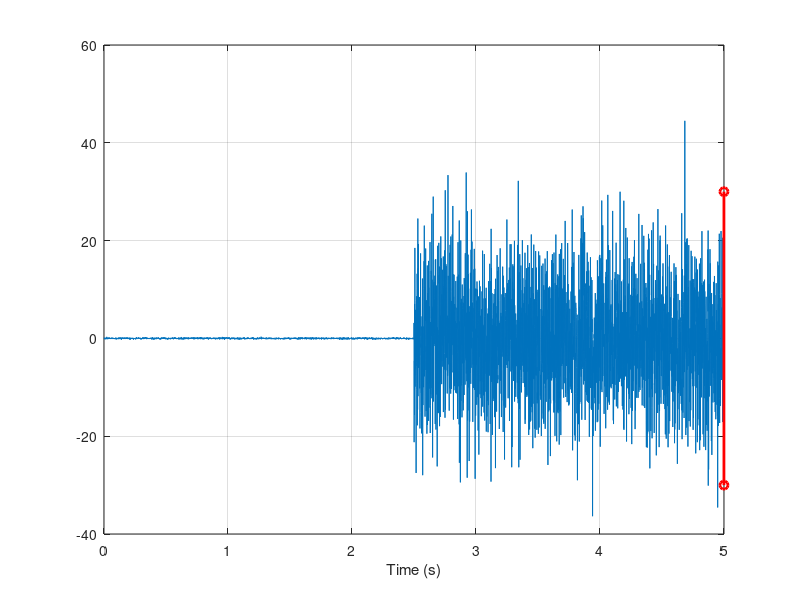

The MATLAB source for this figure:

function verticalLine()
   x=[randn(2500, 1)/10; randn(2500,1)*10]; % noise with a step change in the middle
   fs = 1000;
   time=(0:length(x)-1)/fs;
   figure(1)
   plot(time, x)
   xlabel('Time (s)')
   grid on
   end_time = length(x)/fs;

   h=line([0,0],[-30,30],'color','r','marker', 'o', 'linewidth', 2);

   sound(x, fs) % starts playing the sound
   tic % Starts Matlab timer
   t=toc; % Gets the time since the timer started
   while t<end_time
      set(h, 'xdata', t*[1,1]) % Moves the line to the time indicated by t
      drawnow % necessary to get figure updated
      t=toc; % get the current time for the next update
   end
end
